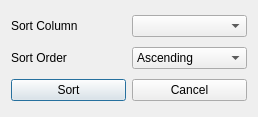
<?xml version="1.0" encoding="UTF-8"?>
<ui version="4.0">
 <class>GwQueryDialog</class>
 <widget class="QDialog" name="GwQueryDialog">
  <property name="geometry">
   <rect>
    <x>0</x>
    <y>0</y>
    <width>258</width>
    <height>117</height>
   </rect>
  </property>
  <property name="windowTitle">
   <string>Dialog</string>
  </property>
  <layout class="QVBoxLayout" name="verticalLayout">
   <item>
    <layout class="QHBoxLayout" name="horizontalLayout_2">
     <item>
      <widget class="QLabel" name="label">
       <property name="text">
        <string>Sort Column</string>
       </property>
      </widget>
     </item>
     <item>
      <widget class="QComboBox" name="columnComboBox"/>
     </item>
    </layout>
   </item>
   <item>
    <layout class="QHBoxLayout" name="horizontalLayout_3">
     <item>
      <widget class="QLabel" name="label_2">
       <property name="text">
        <string>Sort Order</string>
       </property>
      </widget>
     </item>
     <item>
      <widget class="QComboBox" name="orderComboBox">
       <item>
        <property name="text">
         <string>Ascending</string>
        </property>
       </item>
       <item>
        <property name="text">
         <string>Descending</string>
        </property>
       </item>
      </widget>
     </item>
    </layout>
   </item>
   <item>
    <layout class="QHBoxLayout" name="horizontalLayout">
     <item>
      <widget class="QPushButton" name="sortButton">
       <property name="text">
        <string>Sort</string>
       </property>
      </widget>
     </item>
     <item>
      <widget class="QPushButton" name="cancelButton">
       <property name="text">
        <string>Cancel</string>
       </property>
      </widget>
     </item>
    </layout>
   </item>
  </layout>
 </widget>
 <resources/>
 <connections/>
</ui>
